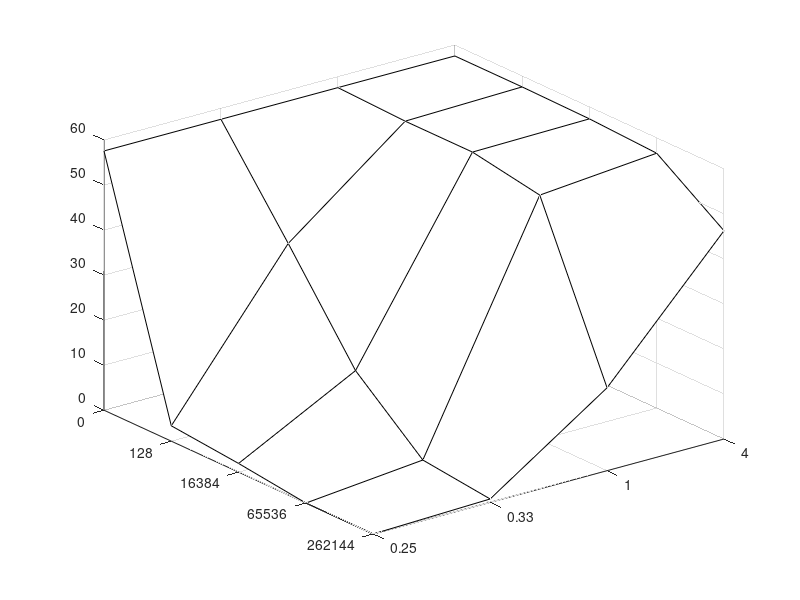

Reproduce this figure in MATLAB.
x = [1 2 3 4; 1 2 3 4; 1 2 3 4; 1 2 3 4; 1 2 3 4;];
y = [5 5 5 5; 4 4 4 4; 3 3 3 3; 2 2 2 2; 1 1 1 1;];
z = [57.5663522 57.56635 57.56635 57.56635;
3.411504425 36.86856 56.99077 57.56751;
1.924137931 15.50593 56.99607 57.34407;
0.0 2.523373 54.31357 56.58629;
0.0 0.749206 18.40533 46.24662;
];
m = mesh(x, y, z);
set(gca,'XTick',[1 2 3 4]);
set(gca, 'XTickLabel', {'0.25', '0.33', '1', '4'});
set(gca, 'YTick', [1 2 3 4 5]);
set(gca,'YTickLabel',{'262144' '65536' '16384' '128' '0'});
set(m,'FaceColor','white','EdgeColor','black');

